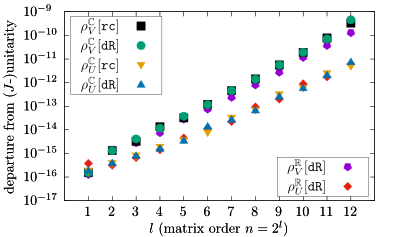

Recreate this plot in gnuplot.
# max 140 (W) x 195 (H) mm
set term cairolatex pdf standalone header "\\usepackage{amsmath,amsfonts}" color font ", 10" size 10cm,6cm
set output "ortho.tex"

set key bottom right vertical spacing 1.75 box width 4
set logscale x 2
set logscale y 10

set xrange [1:8192]
set xlabel "$l$ (matrix order $n=2^l$)"
set xtics ("1" 2, "2" 4, "3" 8, "4" 16, "5" 32, "6" 64, "7" 128, "8" 256, "9" 512, "10" 1024, "11" 2048, "12" 4096)
set ylabel "departure from ($J$-)unitarity"
set yrange [1e-16:1e-9]
set ytics ("$10^{-16}$" 1e-16, "$10^{-15}$" 1e-15, "$10^{-14}$" 1e-14, "$10^{-13}$" 1e-13, "$10^{-12}$" 1e-12, "$10^{-11}$" 1e-11, "$10^{-10}$" 1e-10, "$10^{-9\\hphantom{0}}$" 1e-9)

set datafile columnheaders
set multiplot
plot "d-0.csv" using 1:11 with points title "$\\rho_V^{\\mathbb{R}}[\\mathtt{dR}]$" pointtype 15 linetype 1, \
     "d-0.csv" using 1:10 with points title "$\\rho_U^{\\mathbb{R}}[\\mathtt{dR}]$" pointtype 13 linetype 7
set key top left vertical spacing 1.75 box
plot "z-2.csv" using 1:11 with points title "$\\rho_V^{\\mathbb{C}}[\\mathtt{rc}]$" pointtype 5 linetype -1, \
     "z-0.csv" using 1:11 with points title "$\\rho_V^{\\mathbb{C}}[\\mathtt{dR}]$" pointtype 7 linetype 2, \
     "z-2.csv" using 1:10 with points title "$\\rho_U^{\\mathbb{C}}[\\mathtt{rc}]$" pointtype 11 linetype 4, \
     "z-0.csv" using 1:10 with points title "$\\rho_U^{\\mathbb{C}}[\\mathtt{dR}]$" pointtype 9 linetype 6
unset multiplot
